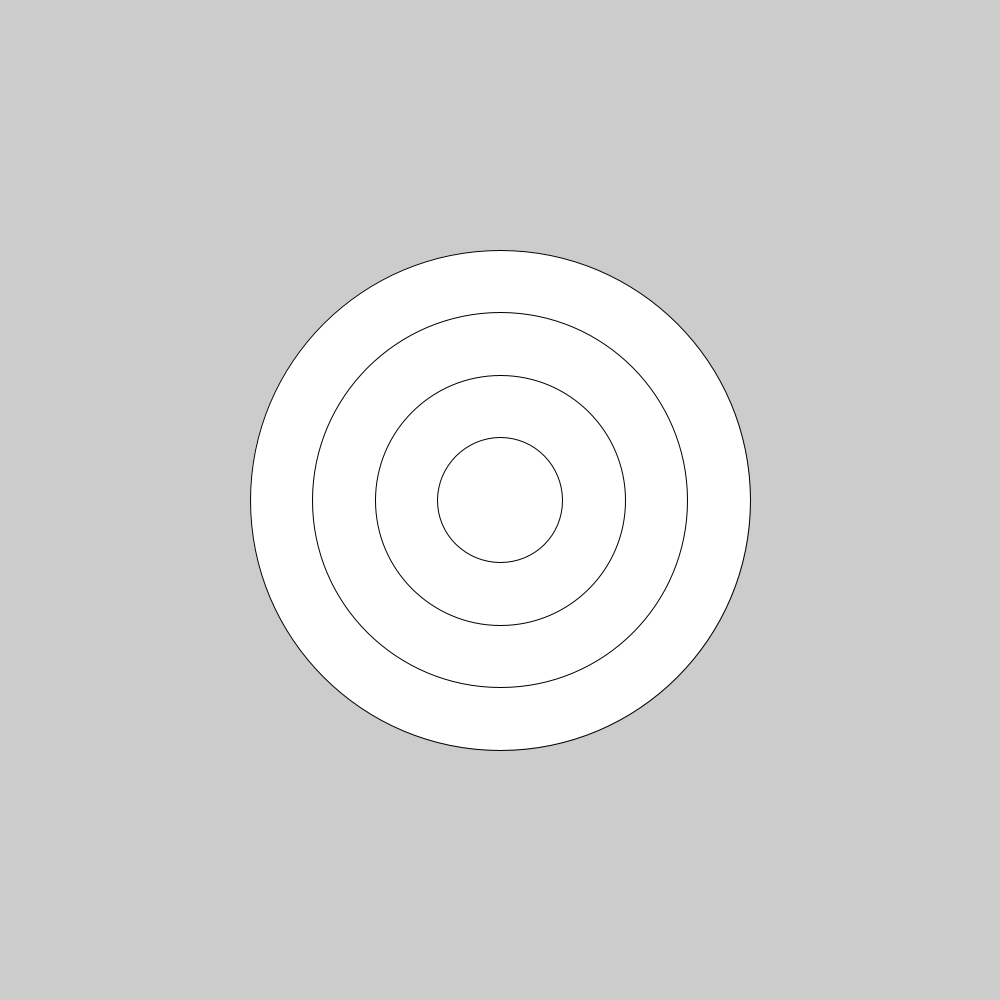
Frame 1 (no input)
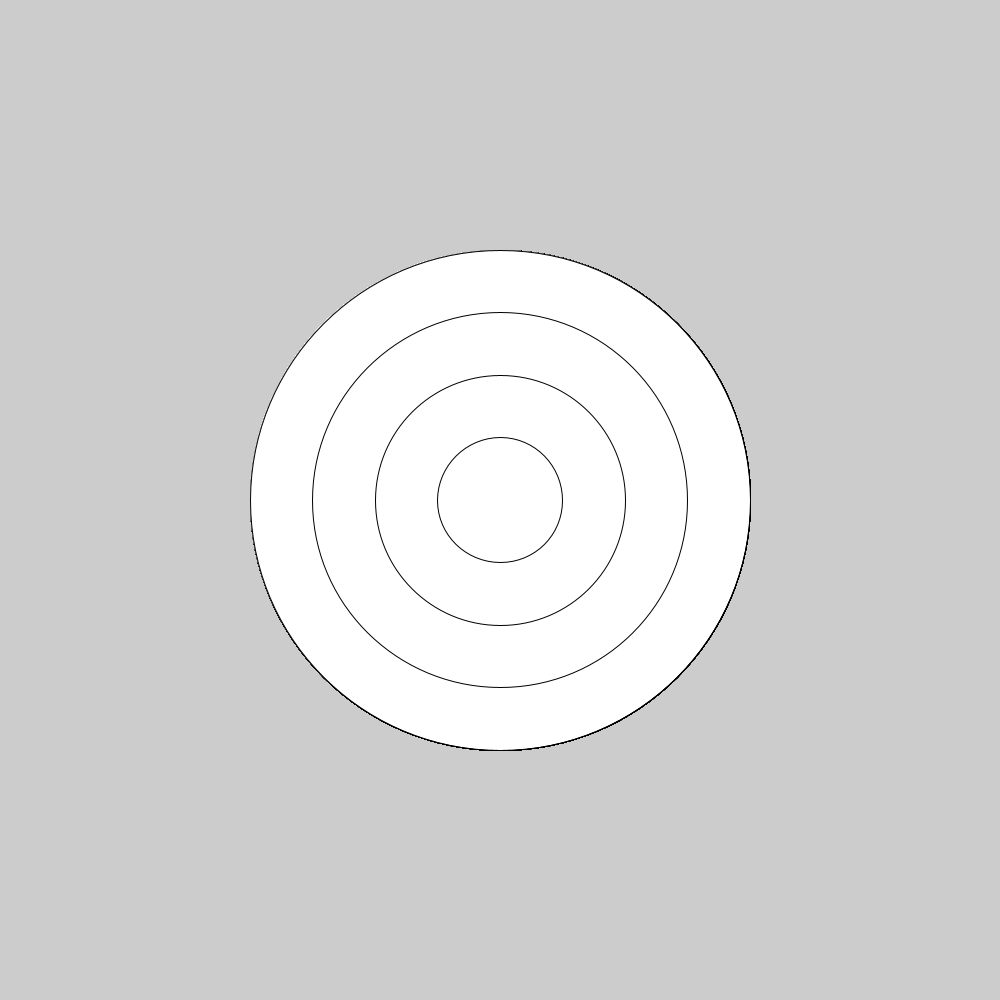
Frame 60 (the mouse pressed at the canvas centre just before this capture)
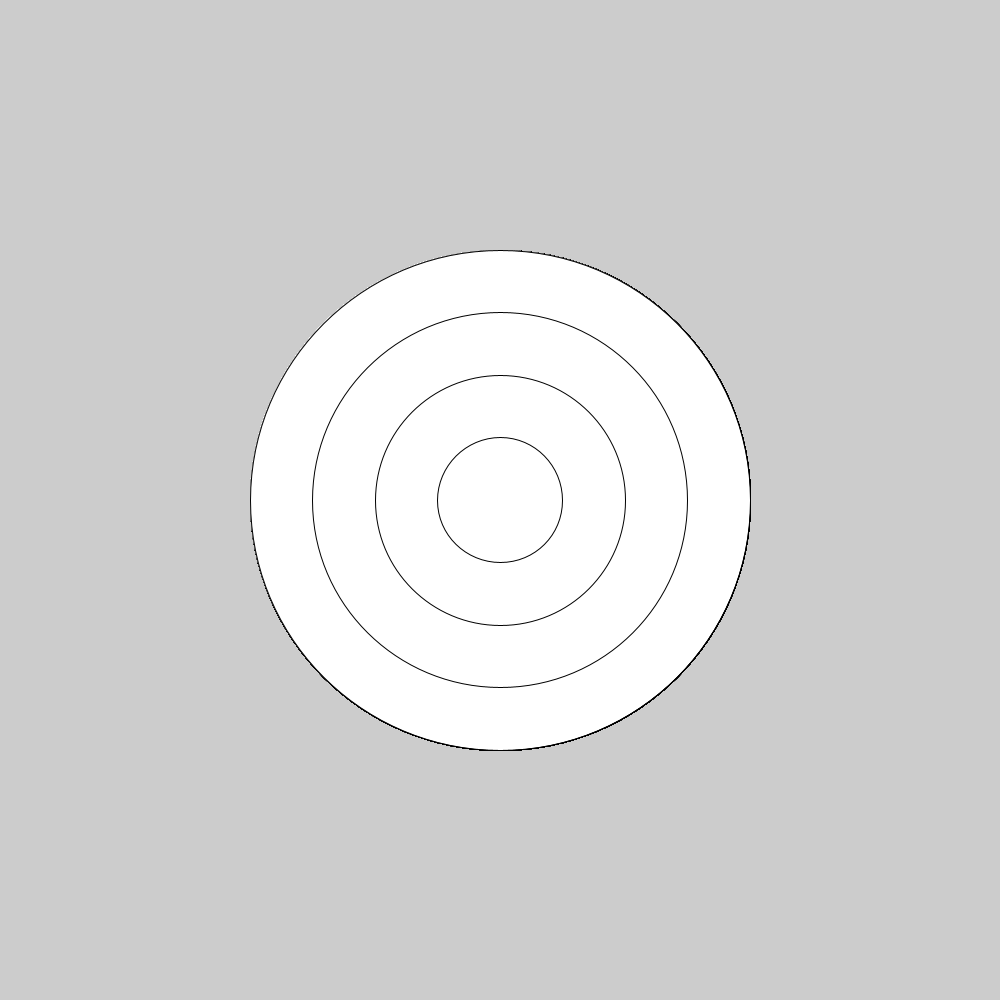
Frame 120 (the mouse held since frame 60 and released just before this capture)

The Processing sketch that drew these frames (run headless with seeded random() and noise(); from frame 60 on, the mouse is pressed at the canvas centre):

// Processing sketch: bullseye
// ── bullseye.pde
void setup(){ 
  size(1000,1000);
}
void draw(){
  int w = 500;
  int h = 500;
  for(int i=4; i>0; i--){
    ellipse(500,500,w,h);
    w = w-125;
    h = h-125;
  }
}
